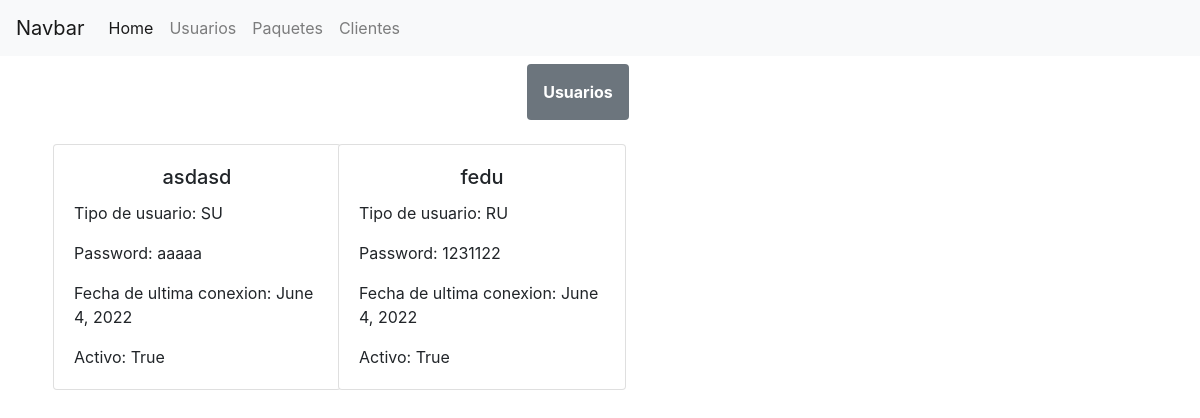
The app's page /usuarios-listado/ with its own data.
### user/models.py (models this page shows)
class Usuario(models.Model):
    USER_TYPES = (
        ('SU', 'Super_user'),
        ('RU', 'Regular_user'),
    )
    usertype = models.CharField(max_length=2, choices= USER_TYPES)
    usuario = models.CharField(max_length=30)
    password = models.CharField(max_length=30)
    last_login = models.DateField()
    activo = models.BooleanField()

### user/views.py (the view)
# urls.py: path('usuarios-listado/', usuarios_listado, name = 'usuarios_listado'),
def usuarios_listado(request):
    usuarios = Usuario.objects.all()
    context = {'usuarios': usuarios}
    return render(request, "usuarios_listado.html", context = context)

### templates/usuarios_listado.html (shortened to what this page needs)
{% extends 'base.html' %}
{% block contenido %}
<body>
    <div class="container text-center m-2">
    <div class="rounded d-inline-block p-3 mb-2 bg-secondary text-white"><b>Usuarios</b></div>
    </div>
        <div class="container">
            <div class="row">
                {% for usuario in usuarios %}
                <div class="col-3">
                <div class="card m-2" style="width: 18rem;">
                    <div class="card-body">
                    <h5 class="card-title text-center">{{usuario.usuario}}</h5>
                    <p class="card-text">Tipo de usuario: {{usuario.usertype}}</p>
					<p class="card-text">Password: {{usuario.password}}</p>
					<p class="card-text">Fecha de ultima conexion: {{usuario.last_login}}</p>
					<p class="card-text">Activo: {{usuario.activo}}</p>
                    </div>
                </div>
                </div>
                {% endfor %}
            </div>
        </div>
</body>
{%endblock%}

### records on screen
Usuario: usuario "asdasd", usertype "SU", password "aaaaa", last_login "June 4, 2022", activo "True"
Usuario: usuario "fedu", usertype "RU", password "1231122", last_login "June 4, 2022", activo "True"
